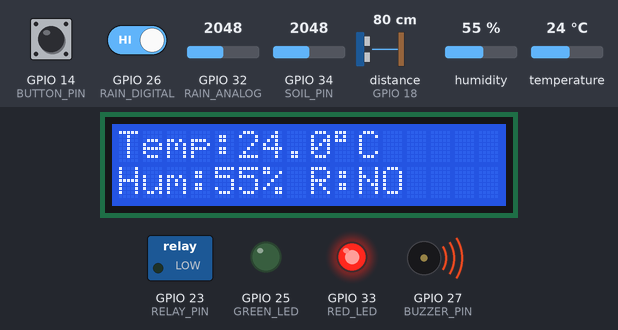
Recording of a sketch running on a simulated ESP32. Parts: 16×2 character LCD, switched loads named in the sketch (green lamp = pin HIGH), output pins drawn as LEDs (lit = HIGH), buzzer (waves = sounding, pin HIGH). Wiring (inferred from the names in the program): ultrasonic range finder: trigger GPIO 5; echo GPIO 18. Dashed ring = blinking. Inputs (shaded band) come from the test bench; at power-on: distance to the obstacle (sensor on GPIO 18) 80 cm, GPIO 26 (RAIN_DIGITAL) HIGH, humidity 55 %, GPIO 34 (SOIL_PIN) = 2048, GPIO 14 (BUTTON_PIN) LOW, GPIO 32 (RAIN_ANALOG) = 2048, temperature 24 °C (analog values on the 0–4095 scale). The echo pulse lasts 58.3 µs per cm; WiFi joins after 1.5 s; servers stay silent unless stated; pins used as bus, display or sensor lines are not drawn; what the sketch prints to the serial monitor is not drawn.

Above: at 5.8 s.
5.9 s: distance to the obstacle (sensor on GPIO 18) set to 17 cm
At 8.9 s:
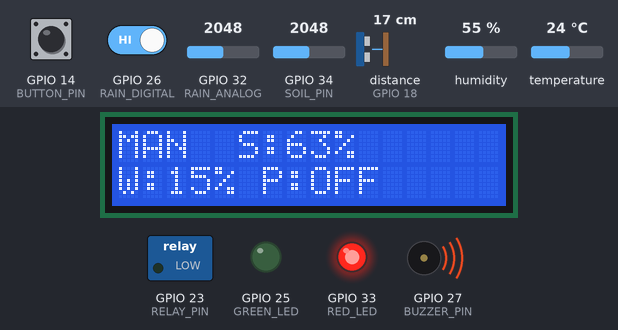
12.7 s: distance to the obstacle (sensor on GPIO 18) set to 14 cm
At 16.0 s:
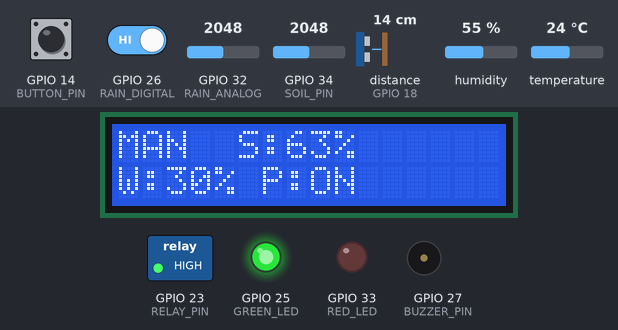
18.7 s: GPIO 26 (RAIN_DIGITAL) driven LOW
At 20.0 s:
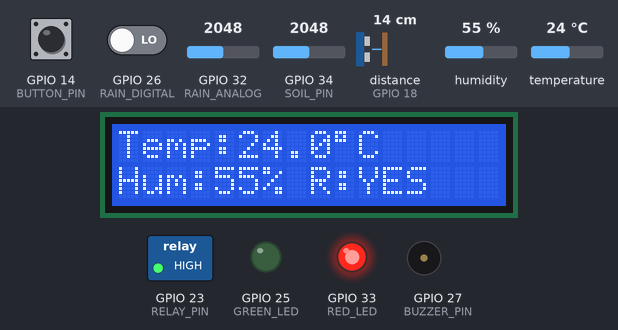
23.7 s: distance to the obstacle (sensor on GPIO 18) set to 18 cm
At 24.6 s:
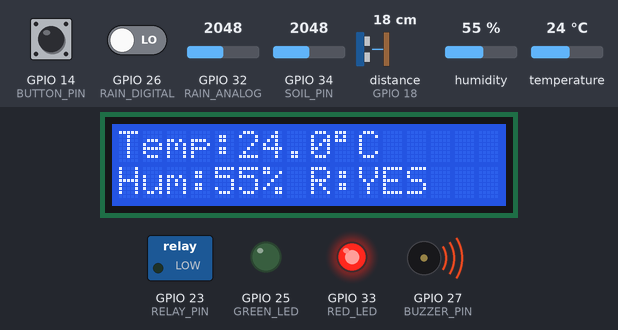
31.5 s: humidity set to 22 %
At 36.7 s:
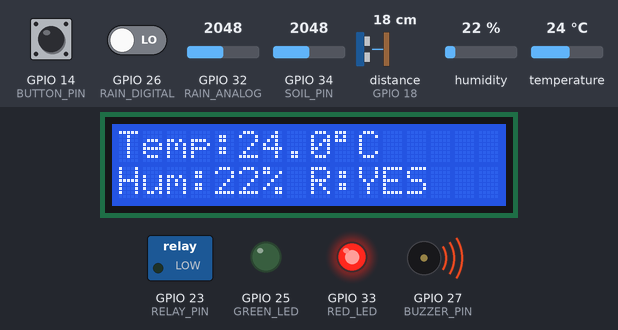
39.3 s: GPIO 34 (SOIL_PIN) set to 1960
At 41.0 s:
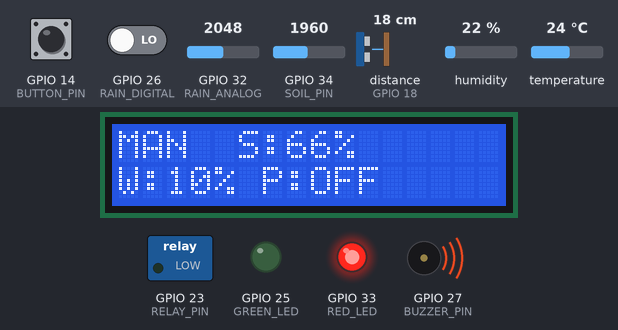
Timing chart, 0 to 42.5 s (numbered marks = the images above; inputs shaded):
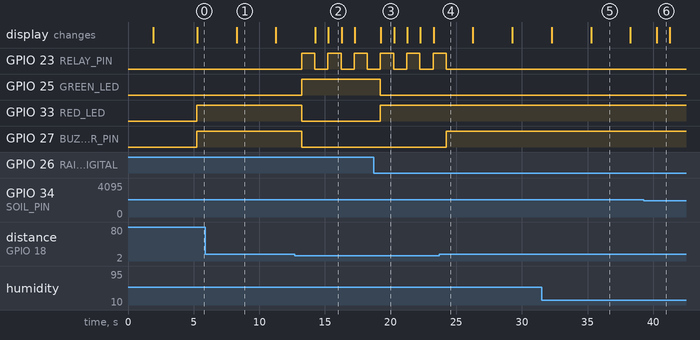

Measured:
- the behaviour switches between 16 and 15 cm on distance to the obstacle (sensor on GPIO 18) (found by bisection; images 1 and 2)
- after the input at 5.9 s, the display: changes after 2.4 s (image 1)
- after the input at 12.7 s, GPIO 23 (RELAY_PIN): alternates HIGH for 1.0 s and LOW for 1.0 s, starting after 0.53 s; GPIO 25 (GREEN_LED): LOW → HIGH after 0.53 s; GPIO 33 (RED_LED), GPIO 27 (BUZZER_PIN): HIGH → LOW after 0.53 s; the display: first changes after 1.6 s (image 2 shows a later state)
- after the input at 18.7 s, GPIO 25 (GREEN_LED): HIGH → LOW after 0.53 s; GPIO 33 (RED_LED): LOW → HIGH after 0.53 s; the display: changes after 0.57 s (image 3)
- after the input at 23.7 s, GPIO 23 (RELAY_PIN): goes on until 24.2 s, then stays LOW; GPIO 27 (BUZZER_PIN): LOW → HIGH after 0.53 s
- after the input at 31.5 s, the display: first differs from a run without the input after 3.8 s (image 5)
- after the input at 39.3 s, the display: changes after 0.97 s (image 6)

The sketch:

base_code.ino
```cpp
// blink details for app
#define BLYNK_TEMPLATE_ID "" //add your template id
#define BLYNK_TEMPLATE_NAME "" //add your template name
#define BLYNK_AUTH_TOKEN "" //add your token

#include <WiFi.h>
#include <BlynkSimpleEsp32.h>
#include <Wire.h>
#include <LiquidCrystal_I2C.h>
#include "DHT.h"

char ssid[] = "";//add your ssid
char pass[] = ""; // add your password

#define DHTPIN 4
#define DHTTYPE DHT22

#define SOIL_PIN 34

#define RAIN_DIGITAL 26
#define RAIN_ANALOG 32

#define TRIG_PIN 5
#define ECHO_PIN 18

#define RELAY_PIN 23
#define GREEN_LED 25
#define RED_LED 33
#define BUZZER_PIN 27
#define BUTTON_PIN 14

DHT dht(DHTPIN, DHTTYPE);
LiquidCrystal_I2C lcd(0x27, 16, 2); //lcd address
BlynkTimer timer;

bool pumpState = false;
bool manualMode = false;
bool manualPumpRequest = false;

int soilDryValue = 3500;
int soilWetValue = 1200;

int tankHeightCM = 20; // tank height

int soilPercent = 0;
float temperature = 0;
float humidity = 0;
int rainAnalog = 0;
bool isRaining = false;
int tankPercent = 0;

BLYNK_WRITE(V6) {
  manualMode = param.asInt() == 1;
}

BLYNK_WRITE(V8) {
  manualPumpRequest = param.asInt() == 1;

  Serial.print("V8 Manual Pump = ");
  Serial.println(manualPumpRequest ? "ON" : "OFF");
}

void setup() {
  Serial.begin(115200);

  dht.begin();

  Wire.begin(21, 22);
  lcd.init();
  lcd.backlight();

  pinMode(RAIN_DIGITAL, INPUT);
  pinMode(TRIG_PIN, OUTPUT);
  pinMode(ECHO_PIN, INPUT);

  pinMode(RELAY_PIN, OUTPUT);
  pinMode(GREEN_LED, OUTPUT);
  pinMode(RED_LED, OUTPUT);
  pinMode(BUZZER_PIN, OUTPUT);
  pinMode(BUTTON_PIN, INPUT);

  digitalWrite(RELAY_PIN, LOW); // relay OFF
  digitalWrite(GREEN_LED, LOW);
  digitalWrite(RED_LED, LOW);
  digitalWrite(BUZZER_PIN, LOW);

  analogReadResolution(12);
  analogSetPinAttenuation(SOIL_PIN, ADC_11db);
  analogSetPinAttenuation(RAIN_ANALOG, ADC_11db);

  lcd.setCursor(0, 0);
  lcd.print("Smart Irrigation");
  lcd.setCursor(0, 1);
  lcd.print("Connecting WiFi");

  Blynk.begin(BLYNK_AUTH_TOKEN, ssid, pass);

  lcd.clear();
  lcd.setCursor(0, 0);
  lcd.print("Blynk Connected");
  lcd.setCursor(0, 1);
  lcd.print("System Ready");
  delay(2000);

  timer.setInterval(1000L, mainSystem);
  timer.setInterval(2000L, sendToBlynk);
}

void loop() {
  Blynk.run();
  timer.run();
}

void mainSystem() {
  readSensors();
  controlPump();
  updateOutputs();
  updateLCD();
  printSerial();
}

void readSensors() {
  int soilRaw = analogRead(SOIL_PIN);
  soilPercent = map(soilRaw, soilDryValue, soilWetValue, 0, 100);
  soilPercent = constrain(soilPercent, 0, 100);

  temperature = dht.readTemperature();
  humidity = dht.readHumidity();

  rainAnalog = analogRead(RAIN_ANALOG);
  isRaining = digitalRead(RAIN_DIGITAL) == LOW;

  tankPercent = getWaterLevelPercent();
}

void controlPump() {
  bool buttonPressed = digitalRead(BUTTON_PIN) == LOW;

  if (buttonPressed) {
    if (manualMode) {
      manualPumpRequest = !manualPumpRequest;
    } else {
      manualMode = true;
      manualPumpRequest = true;
    }

    Blynk.virtualWrite(V6, manualMode ? 1 : 0);
    Blynk.virtualWrite(V8, manualPumpRequest ? 1 : 0);

    delay(300);
  }

  if (manualMode) {
    pumpState = manualPumpRequest;
  } else {
    pumpState = soilPercent < 35 && !isRaining && tankPercent > 20;
  }

  if (tankPercent <= 20) {
    pumpState = false;
  }
}

void updateOutputs() {
  digitalWrite(RELAY_PIN, pumpState ? HIGH : LOW);

  if (tankPercent <= 20) {
    digitalWrite(RED_LED, HIGH);
    digitalWrite(GREEN_LED, LOW);
    digitalWrite(BUZZER_PIN, HIGH);
  } else {
    digitalWrite(BUZZER_PIN, LOW);

    if (soilPercent >= 35 && !isRaining) {
      digitalWrite(GREEN_LED, HIGH);
      digitalWrite(RED_LED, LOW);
    } else {
      digitalWrite(GREEN_LED, LOW);
      digitalWrite(RED_LED, HIGH);
    }
  }
}

void updateLCD() {

  static int screen = 0;
  static unsigned long lastChange = 0;

  if (millis() - lastChange >= 2000) {
    screen = !screen;   // Toggle between 0 and 1
    lastChange = millis();
  }

  lcd.clear();

  if (screen == 0) {

    lcd.setCursor(0, 0);
    lcd.print(manualMode ? "MAN " : "AUTO");
    lcd.print(" S:");
    lcd.print(soilPercent);
    lcd.print("%");

    lcd.setCursor(0, 1);
    lcd.print("W:");
    lcd.print(tankPercent);
    lcd.print("% ");
    lcd.print(pumpState ? "P:ON" : "P:OFF");

  } else {

    lcd.setCursor(0, 0);
    lcd.print("Temp:");
    lcd.print(temperature, 1);
    lcd.print((char)223);
    lcd.print("C");

    lcd.setCursor(0, 1);
    lcd.print("Hum:");
    lcd.print((int)humidity);
    lcd.print("% ");

    lcd.print("R:");
    lcd.print(isRaining ? "YES" : "NO");
  }
}

void sendToBlynk() {
  Blynk.virtualWrite(V0, soilPercent);
  Blynk.virtualWrite(V1, temperature);
  Blynk.virtualWrite(V2, humidity);
  Blynk.virtualWrite(V3, tankPercent);
  Blynk.virtualWrite(V4, rainAnalog);
  Blynk.virtualWrite(V5, pumpState ? 1 : 0);
  Blynk.virtualWrite(V6, manualMode ? 1 : 0);
  Blynk.virtualWrite(V7, isRaining ? 1 : 0);
  Blynk.virtualWrite(V8, manualPumpRequest ? 1 : 0);
}

void printSerial() {
  Serial.println("----- Smart Irrigation -----");

  Serial.print("Mode: ");
  Serial.println(manualMode ? "MANUAL" : "AUTO");

  Serial.print("Manual Pump Request: ");
  Serial.println(manualPumpRequest ? "ON" : "OFF");

  Serial.print("Soil: ");
  Serial.print(soilPercent);
  Serial.println("%");

  Serial.print("Temperature: ");
  Serial.print(temperature);
  Serial.println(" C");

  Serial.print("Humidity: ");
  Serial.print(humidity);
  Serial.println("%");

  Serial.print("Rain Analog: ");
  Serial.println(rainAnalog);

  Serial.print("Rain Status: ");
  Serial.println(isRaining ? "RAIN DETECTED" : "NO RAIN");

  Serial.print("Tank: ");
  Serial.print(tankPercent);
  Serial.println("%");

  Serial.print("Pump: ");
  Serial.println(pumpState ? "ON" : "OFF");

  Serial.println();
}

int getWaterLevelPercent() {
  long duration;
  float distanceCM;

  digitalWrite(TRIG_PIN, LOW);
  delayMicroseconds(2);

  digitalWrite(TRIG_PIN, HIGH);
  delayMicroseconds(10);
  digitalWrite(TRIG_PIN, LOW);

  duration = pulseIn(ECHO_PIN, HIGH, 30000);

  if (duration == 0) {
    return tankPercent;
  }

  distanceCM = duration * 0.034 / 2;

  int waterLevel = tankHeightCM - distanceCM;
  int percentage = map(waterLevel, 0, tankHeightCM, 0, 100);

  return constrain(percentage, 0, 100);
}
```
